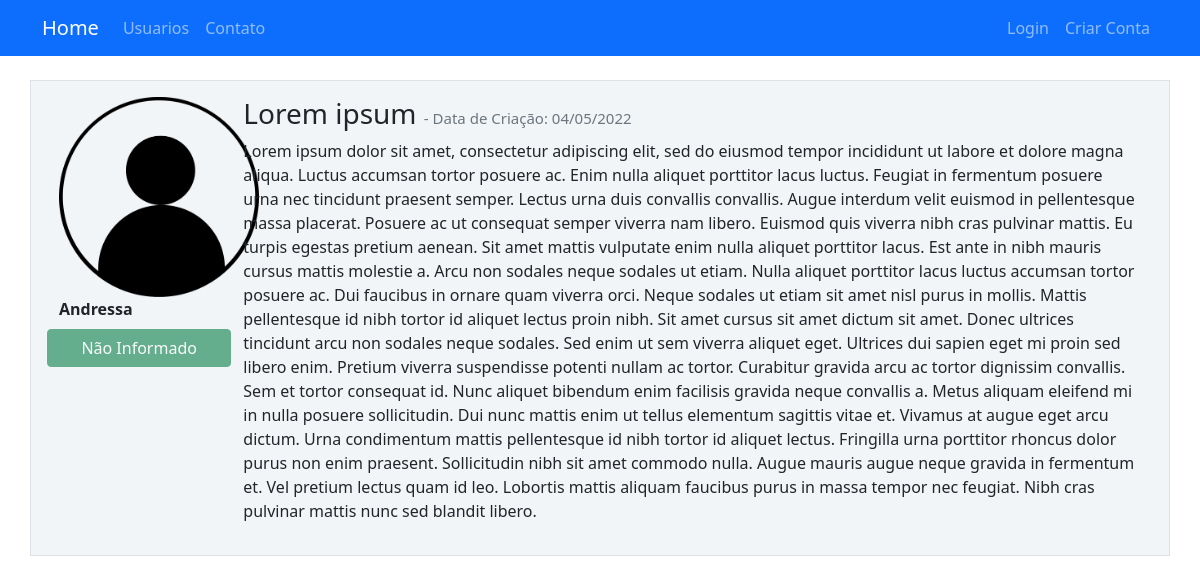
The page /5 on the database its author committed.
### comunidadeimpressionadora/models.py (models this page shows, shortened)
class Usuario(database.Model, UserMixin):
    id = database.Column(database.Integer, primary_key=True)
    username = database.Column(database.String, nullable=False, unique=True)
    email = database.Column(database.String, nullable=False, unique=True)
    senha = database.Column(database.String, nullable=False)
    foto_perfil = database.Column(database.String, default='default.jpg')
    posts = database.relationship('Post', backref='autor', lazy=True)
    cursos = database.Column(database.String, nullable=False, default='Não Informado')

class Post(database.Model):
    id = database.Column(database.Integer, primary_key=True)
    titulo = database.Column(database.String, nullable=False)
    corpo = database.Column(database.Text, nullable=False)
    data_criacao = database.Column(database.DateTime, nullable=False, default=datetime.utcnow)
    id_usuario = database.Column(database.Integer, database.ForeignKey('usuario.id'), nullable=False)

### comunidadeimpressionadora/routes.py (the view)
@app.route('/<post_id>', methods=['GET', 'POST'])
def exibir_post(post_id):
    post = Post.query.get(post_id)
    if current_user == post.autor:
        form = FormEditarPost()
        if request.method == 'GET':
            form.titulo.data = post.titulo
            form.corpo.data = post.corpo
        elif form.validate_on_submit():
            post.titulo = form.titulo.data
            post.corpo = form.corpo.data
            database.session.commit()
            flash('Post atualizado com sucesso', 'alert-success')
            return redirect(url_for('home'))
    else:
        form = None
    return render_template('editarpost.html', post=post, form=form)

### comunidadeimpressionadora/templates/editarpost.html (shortened to what this page needs)
{% extends 'base.html' %}
{% block body %}
<div class="container">
    <div class="row border mt-4 p-3 cssposts ">
        <div class="col col-2">
            <div class="image pe-2"> <img src="{{ url_for('static', filename='fotos_perfil/{}'.format(post.autor.foto_perfil)) }}" class="rounded" width="200"> </div>
            <strong>{{ post.autor.username }}</strong><br>
            <div class="row">
                {% if post.autor.cursos %}
                    {% for curso in post.autor.cursos.split(';') %}
                        <button type="button" class="btn btn-success mt-2" disabled>{{ curso }}</button>
                    {% endfor %}
                {% endif %}
            </div>
        </div>
        <div class="col col-10">
            <h3>{{ post.titulo }}
                <small class="text-muted" style="font-size: 15px"> - Data de Criação: {{ post.data_criacao.strftime('%d/%m/%Y') }}
                </small>
            </h3>
            <p>{{ post.corpo }}</p>
        </div>
    </div>
</div>
{% endblock %}

### comunidadeimpressionadora/static/main.css (style rules this page uses)
.cssposts { background: #f2f5f8 !important; }

### rows shown on the page
Usuario: foto_perfil (placeholder picture), autor.username "Andressa", cursos "Não Informado"
Post: titulo "Lorem ipsum", data_criacao "04/05/2022", corpo "Lorem ipsum dolor sit amet, consectetur adipiscing elit, sed do eiusmod tempor incididunt ut labore et dolore magna aliqua. Luctus accumsan tortor posuere ac. Enim nulla aliquet porttitor lacus luctus. Feugiat in fermentum posuere urna nec tincidunt praesent semper. Lectus urna duis convallis convallis. Augue interdum velit euismod in pellentesque massa placerat. Posuere ac ut consequat semper viverra nam libero. Euismod quis viverra nibh cras pulvinar mattis. Eu turpis egestas pretium aenean. Sit amet mattis vulputate enim nulla aliquet porttitor lacus. Est ante in nibh mauris cursus mattis molestie a. Arcu non sodales neque sodales ut etiam. Nulla aliquet porttitor lacus luctus accumsan…"
